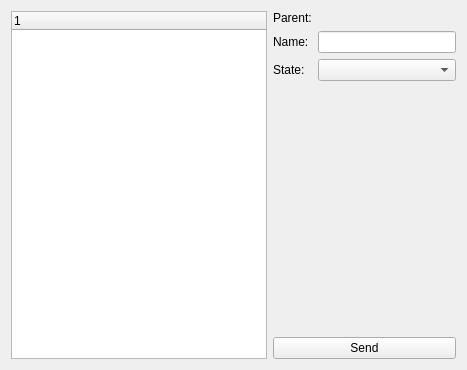
<?xml version="1.0" encoding="UTF-8"?>
<ui version="4.0">
 <class>Form</class>
 <widget class="QWidget" name="Form">
  <property name="geometry">
   <rect>
    <x>0</x>
    <y>0</y>
    <width>467</width>
    <height>370</height>
   </rect>
  </property>
  <property name="windowTitle">
   <string>Form</string>
  </property>
  <layout class="QHBoxLayout" name="horizontalLayout">
   <item>
    <widget class="QTreeWidget" name="controllerTree">
     <column>
      <property name="text">
       <string notr="true">1</string>
      </property>
     </column>
    </widget>
   </item>
   <item>
    <layout class="QVBoxLayout" name="verticalLayout">
     <item>
      <layout class="QGridLayout" name="gridLayout">
       <item row="2" column="0">
        <widget class="QLabel" name="controllerLabel">
         <property name="text">
          <string>Name:</string>
         </property>
        </widget>
       </item>
       <item row="0" column="0">
        <widget class="QLabel" name="parentLabel">
         <property name="text">
          <string>Parent:</string>
         </property>
        </widget>
       </item>
       <item row="3" column="0">
        <widget class="QLabel" name="label">
         <property name="text">
          <string>State:</string>
         </property>
        </widget>
       </item>
       <item row="3" column="1">
        <widget class="QComboBox" name="stateCombo"/>
       </item>
       <item row="2" column="1">
        <widget class="QLineEdit" name="nameEdit"/>
       </item>
      </layout>
     </item>
     <item>
      <spacer name="verticalSpacer">
       <property name="orientation">
        <enum>Qt::Vertical</enum>
       </property>
       <property name="sizeHint" stdset="0">
        <size>
         <width>20</width>
         <height>40</height>
        </size>
       </property>
      </spacer>
     </item>
     <item>
      <widget class="QPushButton" name="sendButton">
       <property name="text">
        <string>Send</string>
       </property>
      </widget>
     </item>
    </layout>
   </item>
  </layout>
 </widget>
 <resources/>
 <connections/>
</ui>
